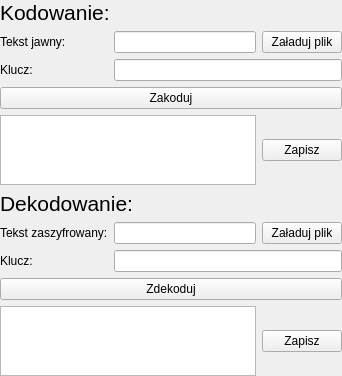
             <widget class="QWidget" name="aes_normalMode_page">
              <layout class="QGridLayout" name="gridLayout_7">
               <property name="leftMargin">
                <number>0</number>
               </property>
               <property name="topMargin">
                <number>0</number>
               </property>
               <property name="rightMargin">
                <number>0</number>
               </property>
               <property name="bottomMargin">
                <number>0</number>
               </property>
               <item row="2" column="1" colspan="2">
                <widget class="QLineEdit" name="Aes_input_key"/>
               </item>
               <item row="7" column="1" colspan="2">
                <widget class="QLineEdit" name="Aes_decode_input_key"/>
               </item>
               <item row="6" column="0">
                <widget class="QLabel" name="label_49">
                 <property name="text">
                  <string>Tekst zaszyfrowany:</string>
                 </property>
                </widget>
               </item>
               <item row="9" column="0" colspan="2">
                <widget class="QTextEdit" name="Aes_decode_output">
                 <property name="maximumSize">
                  <size>
                   <width>16777215</width>
                   <height>70</height>
                  </size>
                 </property>
                 <property name="readOnly">
                  <bool>true</bool>
                 </property>
                </widget>
               </item>
               <item row="9" column="2">
                <widget class="QPushButton" name="Aes_decode_output_save">
                 <property name="text">
                  <string>Zapisz</string>
                 </property>
                </widget>
               </item>
               <item row="0" column="0" colspan="3">
                <widget class="QLabel" name="label_50">
                 <property name="font">
                  <font>
                   <pointsize>16</pointsize>
                  </font>
                 </property>
                 <property name="text">
                  <string>Kodowanie:</string>
                 </property>
                </widget>
               </item>
               <item row="4" column="2">
                <widget class="QPushButton" name="Aes_output_save">
                 <property name="text">
                  <string>Zapisz</string>
                 </property>
                </widget>
               </item>
               <item row="4" column="0" colspan="2">
                <widget class="QTextEdit" name="Aes_output">
                 <property name="maximumSize">
                  <size>
                   <width>16777215</width>
                   <height>70</height>
                  </size>
                 </property>
                 <property name="readOnly">
                  <bool>true</bool>
                 </property>
                </widget>
               </item>
               <item row="1" column="0">
                <widget class="QLabel" name="label_51">
                 <property name="text">
                  <string>Tekst jawny:</string>
                 </property>
                </widget>
               </item>
               <item row="7" column="0">
                <widget class="QLabel" name="label_52">
                 <property name="text">
                  <string>Klucz:</string>
                 </property>
                </widget>
               </item>
               <item row="6" column="2">
                <widget class="QPushButton" name="Aes_decode_input_file">
                 <property name="text">
                  <string>Załaduj plik</string>
                 </property>
                </widget>
               </item>
               <item row="2" column="0">
                <widget class="QLabel" name="label_53">
                 <property name="text">
                  <string>Klucz:</string>
                 </property>
                </widget>
               </item>
               <item row="3" column="0" colspan="3">
                <widget class="QPushButton" name="Aes_button">
                 <property name="text">
                  <string>Zakoduj</string>
                 </property>
                </widget>
               </item>
               <item row="1" column="1">
                <widget class="QLineEdit" name="Aes_input_text"/>
               </item>
               <item row="6" column="1">
                <widget class="QLineEdit" name="Aes_decode_input_text"/>
               </item>
               <item row="8" column="0" colspan="3">
                <widget class="QPushButton" name="Aes_decode_button">
                 <property name="text">
                  <string>Zdekoduj</string>
                 </property>
                </widget>
               </item>
               <item row="5" column="0" colspan="3">
                <widget class="QLabel" name="label_54">
                 <property name="font">
                  <font>
                   <pointsize>16</pointsize>
                  </font>
                 </property>
                 <property name="text">
                  <string>Dekodowanie:</string>
                 </property>
                </widget>
               </item>
               <item row="1" column="2">
                <widget class="QPushButton" name="Aes_input_file">
                 <property name="text">
                  <string>Załaduj plik</string>
                 </property>
                </widget>
               </item>
               <item row="10" column="0">
                <spacer name="verticalSpacer_8">
                 <property name="orientation">
                  <enum>Qt::Orientation::Vertical</enum>
                 </property>
                 <property name="sizeHint" stdset="0">
                  <size>
                   <width>0</width>
                   <height>0</height>
                  </size>
                 </property>
                </spacer>
               </item>
              </layout>
             </widget>
